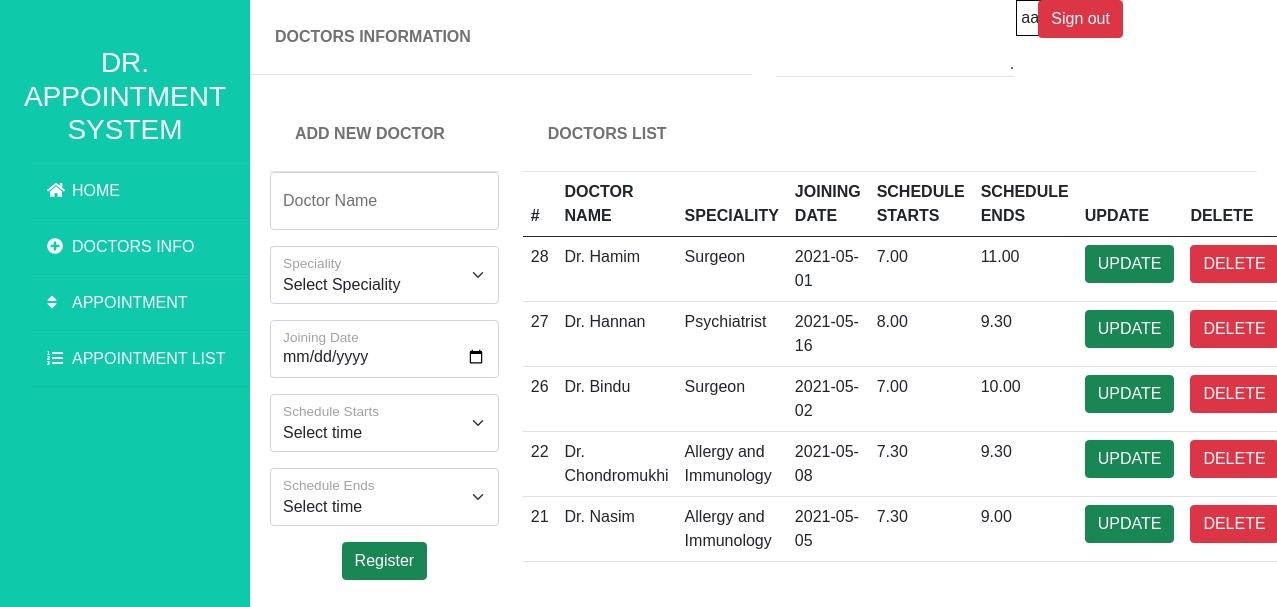
The app's page /adddoctor.php (signed in) with its own data.
### tables this page shows
CREATE TABLE `doctor` (
  `doctorid` int(11) NOT NULL,
  `doctorname` varchar(200) NOT NULL,
  `doctorspeciality` varchar(200) NOT NULL,
  `doctorjoindate` date NOT NULL,
  `doctorschedulestarts` varchar(50) NOT NULL,
  `doctorscheduleends` varchar(50) NOT NULL
);

### adddoctor.php (the view, shortened to what this page needs)
<?php
include_once "connectdb.php";
include_once "header.php";
?>
<div class="row">
    <div class="col-md-6">
        <div class="header"><b> DOCTORS INFORMATION </b> </div>
    </div>
    <div class="col-md-3">
        <div class="header2"><p> <?php echo $_SESSION['username'];?> </p>.</div>
    </div>
    <div class=" col-md-3">
        <a href="logout.php" class="btn btn-danger">Sign out</a>
    </div>
</div>
<div class="info">
    <form action="" method="post">
    <div class="row">
      <div class="col-md-3">
            <div class="header"><b id="doctorheader"> ADD NEW DOCTOR </b></div>
       <?php
        if(isset($_POST['edit'])) {
            echo '
            <script>
                document.getElementById("doctorheader").innerHTML="Update Information";
            </script>
            ';
            $sql = "select * from doctor where doctorid=".$_POST['edit'];
            $select = mysqli_query($conn, $sql);
            while($row = mysqli_fetch_assoc($select)) {
            echo '
            <div class="form-floating mb-3">
              <input type="hidden" name="doctorid" value="'.$row['doctorid'].'" placeholder="doctorid">
            </div>
             <div class="form-floating mb-3">
              <input type="text" class="form-control" id="floatingInput" name="doctorname" value="'.$row['doctorname'].'" placeholder="doctorname" >
              <label for="floatingInput">Doctor Name</label>
            </div>
            <div class="form-floating mb-3">
              <select class="form-select form-control" name="doctorspeciality" id="floatingInput">
              <option value="" disabled selected>Select Speciality</option>
              ';
            $sql = "select * from speciality";
            $select = mysqli_query($conn, $sql);
            while($row2 = mysqli_fetch_assoc($select)) {
                echo '
                    <option selected>'.$row['doctorspeciality'].'</option>
                    <option>'.$row2['specialityname'].'</option>
                ';
            }
                echo '
              </select>
              <label for="floatingInput">Speciality</label>
            </div>
             <div class="form-floating mb-3">
              <input type="date" class="form-control" id="floatingInput" name="doctorjoindate" value="'.$row['doctorjoindate'].'" placeholder="doctorjoindate">
              <label for="floatingInput">Joining Date</label>
            </div>
          <div class="form-floating mb-3">
            <select class="form-select form-control" name="doctorschedulestarts" id="floatingInput">
              <option value="'.$row['doctorschedulestarts'].'" selected>'.$row['doctorschedulestarts'].'</option>
              <option value="7.00">7:00</option>
              <option value="7.30">7:30</option>
              <option value="8.00">8:00</option>
              <option value="8.30">8:30</option>
              </select>
              <label for="floatingInput">Schedule Starts</label>
            </div>
          <div class="form-floating mb-3">
            <select class="form-select form-control" name="doctorscheduleends" id="floatingInput">
              <option value="'.$row['doctorscheduleends'].'" selected>'.$row['doctorscheduleends'].'</option>
              <option value="7.00">7:00</option>
              <option value="7.30">7:30</option>
              <option value="8.00">8:00</option>
              <option value="8.30">8:30</option>
              </select>
              <label for="floatingInput">Schedule Starts</label>
            </div>
            <div align="center">
                <input type="submit" value="Update" class="btn btn-success" name="doctorupdate">
            </div>
        </div>
            ';
            }}
     else {
            echo '
             <div class="form-floating mb-3">
              <input type="text" class="form-control" id="floatingInput" name="doctorname" placeholder="doctorname">
              <label for="floatingInput">Doctor Name</label>
            </div>
            <div class="form-floating mb-3">
              <select class="form-select form-control" name="doctorspeciality" id="floatingInput">
              <option value="" disabled selected>Select Speciality</option>
              ';
            echo '
              </select>
              <label for="floatingInput">Speciality</label>
            </div>
             <div class="form-floating mb-3">
              <input type="date" class="form-control" id="floatingInput" name="doctorjoindate" placeholder="doctorjoindate">
              <label for="floatingInput">Joining Date</label>
            </div>
            <div class="form-floating mb-3">
                <select class="form-select form-control" name="doctorschedulestarts" id="floatingInput">
              <option value="" disabled selected>Select time</option>
              <option value="7.00">7:00</option>
              <option value="7.30">7:30</option>
              <option value="8.00">8:00</option>
              <option value="8.30">8:30</option>
              </select>
              <label for="floatingInput">Schedule Starts</label>
            </div>
            <div class="form-floating mb-3">
            <select class="form-select form-control" name="doctorscheduleends" id="floatingInput">
              <option value="" disabled selected>Select time</option>
              <option value="9.00">9:00</option>
              <option value="9.30">9:30</option>
              <option value="10.00">10:00</option>
              <option value="10.30">10:30</option>
              <option value="11.00">11:00</option>
              </select>
              <label for="floatingInput">Schedule Ends</label>
            </div>
            <div align="center">
                <input type="submit" value="Register" class="btn btn-success" name="doctorregister">
            </div>
        </div>
        ';
        }
        ?>
        <div class="col-md-9">
            <div class="header"><b> DOCTORS LIST </b> </div>
            <table class="table">
                <thead>
                    <th>#</th>
                    <th>DOCTOR NAME</th>
                    <th>SPECIALITY</th>
                    <th>JOINING DATE</th>
                    <th>SCHEDULE STARTS</th>
                    <th>SCHEDULE ENDS</th>
                    <th>UPDATE</th>
                    <th>DELETE</th>
                </thead>
                <tbody>
                    <?php
                        $sql = "select * from doctor order by doctorid desc";
                        $select = mysqli_query($conn, $sql);
                        while($row = mysqli_fetch_assoc($select)) {
                            echo '
                                <tr>
                                    <td>'.$row['doctorid'].'</td>
                                    <td>'.$row['doctorname'].'</td>
                                    <td>'.$row['doctorspeciality'].'</td>
                                    <td>'.$row['doctorjoindate'].'</td>
                                    <td>'.$row['doctorschedulestarts'].'</td>
                                    <td>'.$row['doctorscheduleends'].'</td>
                                    <td>
                                        <button type="submit" value="'.$row['doctorid'].'" class="btn btn-success" name="edit">UPDATE</button>
                                    </td>
                                    <td>
                                        <button type="submit" value="'.$row['doctorid'].'" class="btn btn-danger" name="id">DELETE</button>
                                    </td>
                                </tr>
                            ';
                        }
                    ?>
                </tbody>
            </table>
        </div>
    </div>
        </div>
</div>
<?php
include_once "footer.php";
?>

### styles.css (style rules this page uses)
* { margin: 0; padding: 0; box-sizing: border-box; list-style: none; text-decoration: none; font-family: 'Josefin Sans', sans-serif; }
body { background: #fff; }
.wrapper .main_content .header { padding: 25px; background: #fff; color: #717171; border-bottom: 1px solid #e0e4e8; }
.header2 { text-align: right; border-bottom: 1px solid #e0e4e8; }
.header2 p { padding: 0.3rem; padding-right: 5rem; border: 1px solid black; width: 30%; margin-left: 15rem; }
.wrapper .main_content .info { margin: 20px; color: #717171; }

### records on screen
doctor: doctorid "28", doctorname "Dr. Hamim", doctorspeciality "Surgeon", doctorjoindate "2021-05-01", doctorschedulestarts "7.00", doctorscheduleends "11.00"
doctor: doctorid "27", doctorname "Dr. Hannan", doctorspeciality "Psychiatrist", doctorjoindate "2021-05-16", doctorschedulestarts "8.00", doctorscheduleends "9.30"
doctor: doctorid "26", doctorname "Dr. Bindu", doctorspeciality "Surgeon", doctorjoindate "2021-05-02", doctorschedulestarts "7.00", doctorscheduleends "10.00"
doctor: doctorid "22", doctorname "Dr. Chondromukhi", doctorspeciality "Allergy and Immunology", doctorjoindate "2021-05-08", doctorschedulestarts "7.30", doctorscheduleends "9.30"
doctor: doctorid "21", doctorname "Dr. Nasim", doctorspeciality "Allergy and Immunology", doctorjoindate "2021-05-05", doctorschedulestarts "7.30", doctorscheduleends "9.00"
